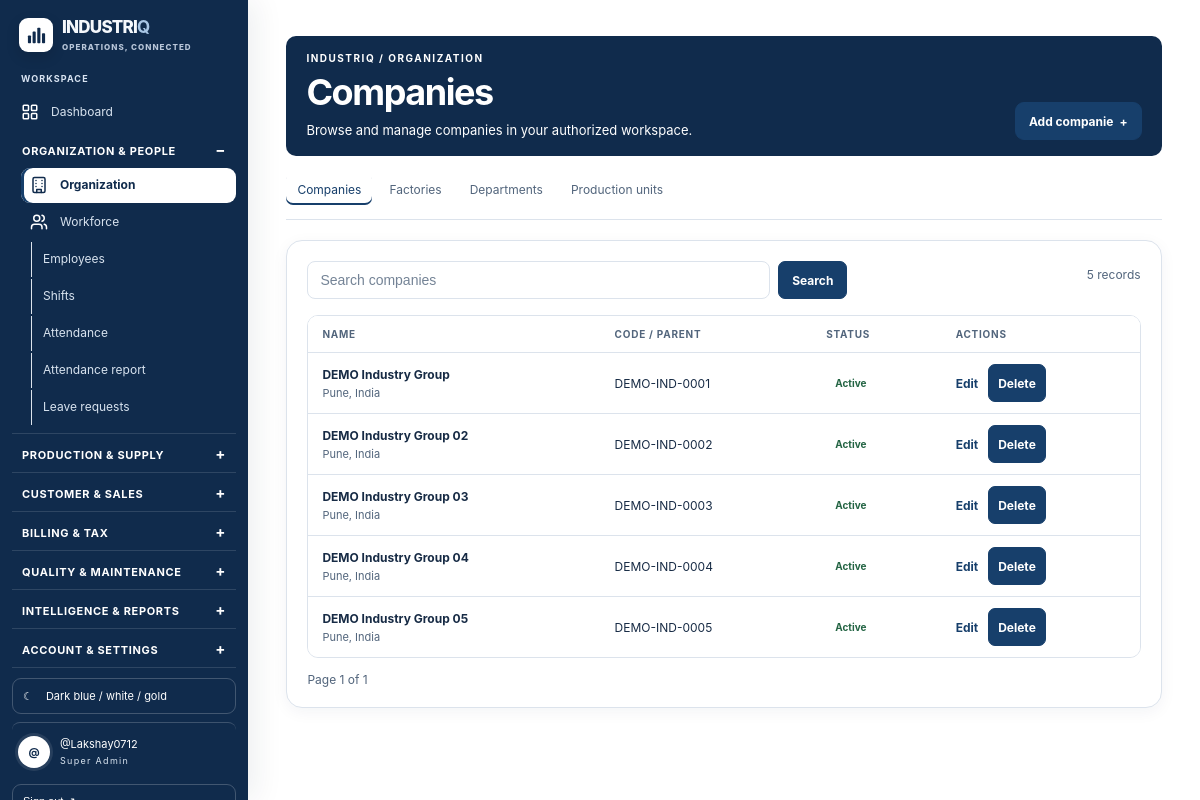
The app's page /organization/companies/ (signed in) with its own data.
### apps/accounts/models.py (models this page shows, shortened)
class UserProfile(models.Model):
    class Role(models.TextChoices):
        SUPER_ADMIN = "super_admin", "Super Admin"
        COMPANY_ADMIN = "company_admin", "Company Admin"
        FACTORY_MANAGER = "factory_manager", "Factory Manager"
        DEPARTMENT_MANAGER = "department_manager", "Department Manager"
        EMPLOYEE = "employee", "Employee"
    user = models.OneToOneField(
        settings.AUTH_USER_MODEL,
        on_delete=models.CASCADE,
        related_name="profile"
    )
    role = models.CharField(
        max_length=30,
        choices=Role.choices,
        default=Role.EMPLOYEE
    )
    factory_name = models.CharField(max_length=150, blank=True)
    department_name = models.CharField(max_length=150, blank=True)
    phone = models.CharField(max_length=30, blank=True)
    job_title = models.CharField(max_length=120, blank=True)
    date_of_birth = models.DateField(null=True, blank=True)
    address = models.TextField(blank=True)
    bio = models.TextField(blank=True)
    emergency_contact_name = models.CharField(max_length=150, blank=True)
    emergency_contact_phone = models.CharField(max_length=30, blank=True)
    factory = models.ForeignKey(
        "organization.Factory", null=True, blank=True, on_delete=models.SET_NULL,
        related_name="user_profiles"
    )
    department = models.ForeignKey(
        "organization.Department", null=True, blank=True, on_delete=models.SET_NULL,
        related_name="user_profiles"
    )
    company = models.ForeignKey(
        "organization.Company", null=True, blank=True, on_delete=models.SET_NULL,
        related_name="user_profiles"
    )
    created_at = models.DateTimeField(auto_now_add=True)
    updated_at = models.DateTimeField(auto_now=True)

### apps/organization/models.py (models this page shows, shortened)
class Company(models.Model):
    name = models.CharField(max_length=200)
    registration_number = models.CharField(max_length=100, blank=True)
    industry_type = models.CharField(max_length=150, blank=True)
    email = models.EmailField(blank=True)
    phone = models.CharField(max_length=20, blank=True)
    address = models.TextField(blank=True)
    city = models.CharField(max_length=100, blank=True)
    state = models.CharField(max_length=100, blank=True)
    country = models.CharField(max_length=100, default="India")
    is_active = models.BooleanField(default=True)
    created_at = models.DateTimeField(auto_now_add=True)
    class Meta:
        verbose_name_plural = "Companies"

### apps/organization/views.py (the view)
# urls.py: path("companies/", views.object_list, {"kind": "company"}, name="company_list"),
@login_required
def object_list(request, kind):
    config = CONFIG[kind]
    context = access_context(request)
    queryset = allowed_queryset(kind, request, context).select_related()
    term = request.GET.get("q", "").strip()
    if term:
        predicate = Q()
        for field in config["search"]: predicate |= Q(**{f"{field}__icontains": term})
        queryset = queryset.filter(predicate)
    page = Paginator(queryset, 15).get_page(request.GET.get("page"))
    return render(request, "organization/object_list.html", {"kind": kind, "title": config["title"], "page_obj": page, "search_query": term, "can_manage": can_manage(kind, context)})

### apps/accounts/context_processors.py (called while the page is built)
def notification_count(request):
    if not request.user.is_authenticated:
        return {"unread_notification_count": 0}
    try:
        return {"unread_notification_count": request.user.notifications.filter(is_read=False).count()}
    except Exception:
        return {"unread_notification_count": 0}

### apps/organization/views.py (called while the page is built, shortened)
def allowed_queryset(kind, request, context):
    profile, companies, factories, departments = context
    model = CONFIG[kind]["model"]
    if kind == "company": return companies

def can_manage(kind, context):
    role = context[0].role
    minimum = {"company": 4, "factory": 3, "department": 2, "unit": 1}[kind]
    return ROLE_ORDER.get(role, 0) >= minimum

### templates/organization/object_list.html (shortened to what this page needs)
{% extends "organization/base.html" %}
{% block heading %}{{ title }}{% endblock %}
{% block description %}Browse and manage {{ title|lower }} in your authorized workspace.{% endblock %}
{% block header_action %}{% if can_manage %}<a class="org-button" href="{% url 'organization:'|add:kind|add:'_create' %}">Add {{ title|lower|slice:":-1" }} <span aria-hidden="true">+</span></a>{% endif %}{% endblock %}
{% block content %}
<section class="org-panel">
  <div class="org-toolbar">
    <form class="org-search" method="get"><input type="search" name="q" value="{{ search_query }}" placeholder="Search {{ title|lower }}" aria-label="Search {{ title|lower }}"><button class="org-button" type="submit">Search</button></form>
    <span class="org-panel-subtitle">{{ page_obj.paginator.count }} record{{ page_obj.paginator.count|pluralize }}</span>
  </div>
  <div class="org-table-wrap"><table class="org-table"><thead><tr><th>Name</th><th>Code / parent</th><th>Status</th>{% if can_manage %}<th>Actions</th>{% endif %}</tr></thead><tbody>
  {% for item in page_obj %}<tr>
    <td><span class="org-name">{{ item.name }}</span>{% if kind == 'company' and item.city %}<small class="org-secondary">{{ item.city }}{% if item.country %}, {{ item.country }}{% endif %}</small>{% endif %}</td>
    <td>{% if kind == 'factory' %}{{ item.factory_code }}<small class="org-secondary">{{ item.company.name }}</small>{% elif kind == 'department' %}{{ item.department_code }}<small class="org-secondary">{{ item.factory.name }}</small>{% elif kind == 'unit' %}{{ item.unit_code }}<small class="org-secondary">{{ item.department.name }}</small>{% else %}{{ item.registration_number|default:"-" }}{% endif %}</td>
    <td><span class="org-status {% if item.is_active %}active{% else %}inactive{% endif %}">{% if item.is_active %}Active{% else %}Inactive{% endif %}</span></td>
    {% if can_manage %}<td><div class="org-row-actions"><a href="{% url 'organization:'|add:kind|add:'_edit' item.pk %}">Edit</a><form method="post" action="{% url 'organization:'|add:kind|add:'_delete' item.pk %}">{% csrf_token %}<button class="org-delete" type="submit" onclick="return confirm('Delete this record?')">Delete</button></form></div></td>{% endif %}
  </tr>{% empty %}<tr><td class="org-empty" colspan="4">No {{ title|lower }} found. Try another search or add a record.</td></tr>{% endfor %}
  </tbody></table></div>
  <nav class="org-pagination" aria-label="Pagination"><span>Page {{ page_obj.number }} of {{ page_obj.paginator.num_pages }}</span></nav>
</section>
{% endblock %}

### templates/partials/app_sidebar.html (shortened to what this page needs)
<aside class="app-sidebar">
  <a class="sidebar-brand" href="{% url 'core:executive_dashboard' %}">
    <span class="sidebar-mark" aria-hidden="true">
    </span>
    <span class="sidebar-wordmark">INDUSTRI<strong>Q</strong><small>OPERATIONS, CONNECTED</small></span>
  </a>
  <nav class="sidebar-nav" aria-label="Main navigation">
    <div class="sidebar-label">WORKSPACE</div>
    <a href="{% url 'core:executive_dashboard' %}" class="{% if request.resolver_match.app_name == 'core' or request.resolver_match.url_name == 'dashboard' %}active{% endif %}">
      <span>
      </span>
      Dashboard
    </a>
    <details class="sidebar-group" open><summary>Organization &amp; people</summary><div class="sidebar-group-items">
    <a href="{% url 'organization:overview' %}" class="{% if request.resolver_match.app_name == 'organization' %}active{% endif %}">
      <span>
      </span>
      Organization
    </a>
    <a href="{% url 'workforce:home' %}" class="{% if request.resolver_match.app_name == 'workforce' and request.resolver_match.url_name == 'home' %}active{% endif %}">
      <span>
      </span>
      Workforce
    </a>
    <a href="{% url 'workforce:employee_list' %}" class="">Employees</a>
    <a href="{% url 'workforce:shift_list' %}" class="">Shifts</a>
    <a href="{% url 'workforce:attendance_list' %}" class="">Attendance</a>
    <a href="{% url 'workforce:attendance_report' %}" class="{% if request.resolver_match.url_name == 'attendance_report' %}active{% endif %}">Attendance report</a>
    <a href="{% url 'workforce:leave_list' %}" class="{% if request.resolver_match.url_name == 'leave_list' or request.resolver_match.url_name == 'leave_review' %}active{% endif %}">Leave requests</a>
    </div></details><details class="sidebar-group"><summary>Production &amp; supply</summary></details><details class="sidebar-group"><summary>Customer &amp; sales</summary></details><details class="sidebar-group"><summary>Billing &amp; tax</summary></details><details class="sidebar-group"><summary>Quality &amp; maintenance</summary></details><details class="sidebar-group"><summary>Intelligence &amp; reports</summary></details><details class="sidebar-group"><summary>Account &amp; settings</summary></details>
  </nav>
  <div class="sidebar-bottom">
    <div class="theme-toggle" aria-label="Active color theme">
      <span class="theme-icon" id="theme-icon">&#9790;</span>
      <span id="theme-label">Dark blue / white / gold</span>
    </div>
    <a class="sidebar-user sidebar-profile-link" href="{% url 'profile' %}" aria-label="Open profile settings">
      <span class="user-dot">{{ request.user.username|first|upper }}</span>
      <span>{{ request.user.get_full_name|default:request.user.username }}<small>{{ request.user.profile.get_role_display }}</small></span>
    </a>
    <form method="post" action="{% url 'logout' %}">
      <button class="sidebar-logout" type="submit">Sign out &#8599;</button>
    </form>
  </div>
</aside>

### templates/organization/base.html (style rules this page uses)
.org-panel { padding:20px;margin:14px 0;background:var(--surface);border:1px solid var(--line);border-radius:13px;box-shadow:var(--shadow) }
.org-panel-subtitle { margin:5px 0 16px;color:var(--muted);font-size:12px }
.org-toolbar { display:flex;justify-content:space-between;align-items:center;gap:14px;flex-wrap:wrap;margin-bottom:16px }
.org-search { display:flex;align-items:center;gap:8px;flex:1;max-width:540px }
.org-search input { min-width:0;flex:1;padding:10px 12px;border:1px solid var(--line);border-radius:8px;background:var(--surface-2);color:var(--text) }
.org-button { display:inline-flex;align-items:center;justify-content:center;gap:6px;min-height:38px;padding:9px 13px!important;border:1px solid var(--accent)!important;border-radius:8px;background:var(--accent)!important;color:var(--accent-ink)!important;text-decoration:none;font-size:12px;font-weight:700;white-space:nowrap }
.org-table-wrap { overflow-x:auto;border:1px solid var(--line);border-radius:10px }
.org-table { width:100%;border-collapse:collapse;background:var(--surface);font-size:12px }
.org-table th,.org-table td { padding:12px 14px;text-align:left;border-bottom:1px solid var(--line) }
.org-table th { background:var(--surface-2);color:var(--muted);font-size:10px;text-transform:uppercase;letter-spacing:.07em }
.org-table td { color:var(--text) }
.org-table tbody tr:last-child td { border-bottom:0 }
.org-name { font-weight:700 }
.org-secondary { display:block;margin-top:4px;color:var(--muted);font-size:11px }
.org-status { display:inline-flex;padding:4px 9px;border-radius:20px;font-size:10px;font-weight:700 }
.org-status.active { background:var(--success-bg);color:var(--success) }
.org-row-actions { display:flex;align-items:center;gap:10px }
.org-row-actions a { font-weight:650;text-decoration:none }
.org-delete { padding:5px 9px!important;border:1px solid var(--line)!important;border-radius:7px;background:transparent!important;color:var(--danger)!important;font-size:11px }
.org-pagination { display:flex;justify-content:space-between;align-items:center;gap:12px;flex-wrap:wrap;padding-top:14px;color:var(--muted);font-size:12px }

### records on screen
Company: name "DEMO Industry Group", city "Pune", country "India", registration_number "DEMO-IND-0001", is_active "Active"
Company: name "DEMO Industry Group 02", city "Pune", country "India", registration_number "DEMO-IND-0002", is_active "Active"
Company: name "DEMO Industry Group 03", city "Pune", country "India", registration_number "DEMO-IND-0003", is_active "Active"
Company: name "DEMO Industry Group 04", city "Pune", country "India", registration_number "DEMO-IND-0004", is_active "Active"
Company: name "DEMO Industry Group 05", city "Pune", country "India", registration_number "DEMO-IND-0005", is_active "Active"

### other values on screen
{{ request.user.username|first|upper }} "@"
{{ request.user.get_full_name|default:request.user.username }} "@Lakshay0712"
{{ request.user.profile.get_role_display }} "Super Admin"
{{ title }} "Companies"
{{ title|lower }} "companies"
{{ title|lower|slice:":-1" }} "companie"
{{ page_obj.paginator.count }} "5"
{{ page_obj.number }} "1"
{{ page_obj.paginator.num_pages }} "1"
